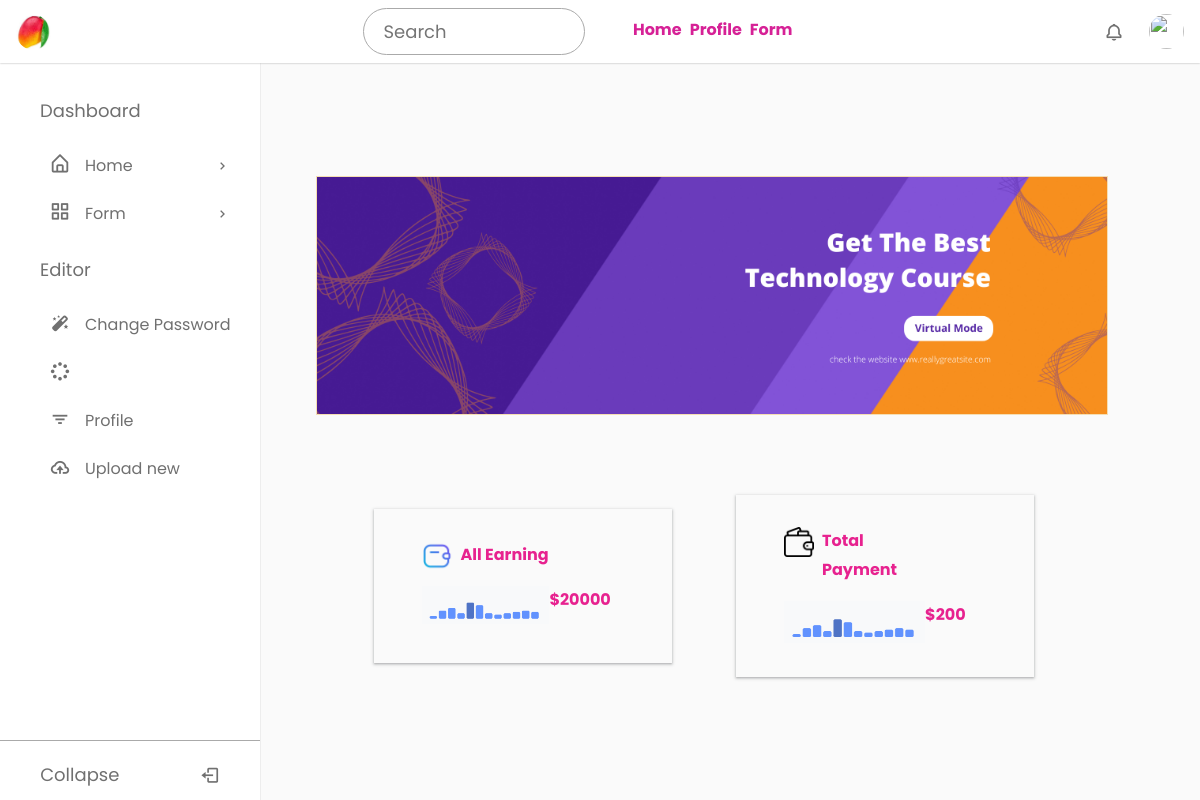
The app's page / (signed in) with its own data.
### app/models.py (models this page shows, shortened)
class SiteSettings(models.Model):
    logo = models.ImageField(upload_to='logos/')

class AddMoney(models.Model):
    user = models.ForeignKey(User, on_delete=models.CASCADE)
    earning = models.IntegerField( )
    payment = models.IntegerField( )

### app/views.py (the view)
# urls.py: path('', home, name='index'),
def home(request):
    formname = NameForm.objects.get(id=1)
    money = None
    if request.user.is_authenticated:
        try:
            money = AddMoney.objects.get(user=request.user)
        except AddMoney.DoesNotExist:
            money = None
    return render(request, 'home.html', {'money': money, 'formname': formname})

### app/models.py (called while the page is built)
    def __str__(self):
        return str(self.name)

### app/templatetags/custom_tags.py (called while the page is built)
@register.simple_tag
def get_site_logo():
    try:
        settings = SiteSettings.objects.first()
        if settings and settings.logo:
            return settings.logo.url
    except SiteSettings.DoesNotExist:
        return ''
    return ''

@register.simple_tag(takes_context=True)
def profile_pic(context):
    request = context['request']
    try:
        customer = Customer.objects.get(user=request.user)
        if customer.image:
            return customer.image.url
    except Customer.DoesNotExist:
        return ''
    return ''

### app/templates/home.html (shortened to what this page needs)
{% extends "base.html" %}
{%load static%}
{%block sidebar%}
    <nav class="sidebar">
      <div class="menu_content">
        <ul class="menu_items">
          <div class="menu_title menu_dahsboard"></div>
          <li class="item">
  <div class="nav_link submenu_item">
    <span class="navlink_icon">
      <i class="bx bx-home-alt"></i>
    </span>
    <span class="navlink">Home</span>
    <i class="bx bx-chevron-right arrow-left"></i>
  </div>
</li>
          <li class="item">
            <div href="#" class="nav_link submenu_item">
              <span class="navlink_icon">
                <i class="bx bx-grid-alt"></i>
              </span>
              <span class="navlink">Form</span>
              <i class="bx bx-chevron-right arrow-left"></i>
            </div>
          </li>
        </ul>
        <ul class="menu_items">
          <div class="menu_title menu_editor"></div>
          <li class="item">
            <a href="{% url 'passwordchange'%}" class="nav_link">
              <span class="navlink_icon">
                <i class="bx bxs-magic-wand"></i>
              </span>
              <span class="navlink">Change Password</a></span>
          </li>
          <li class="item">
            <a href="#" class="nav_link">
              <span class="navlink_icon">
                <i class="bx bx-loader-circle"></i>
              </span>
            </a>
          </li>
          <li class="item">
            <a href="{% url 'profile' %}" class="nav_link">
              <span class="navlink_icon">
                <i class="bx bx-filter"></i>
              </span>
              <span class="navlink">Profile</span>
            </a>
          </li>
          <li class="item">
          <li class="item">
            <a href="#" class="nav_link">
              <span class="navlink_icon">
                <i class="bx bx-cloud-upload"></i>
              </span>
              <span class="navlink">Upload new</span>
            </a>
          </li>
        </ul>
        <div class="bottom_content">
          <div class="bottom expand_sidebar">
            <span> Expand</span>
          </div>
          <div class="bottom collapse_sidebar">
            <span> Collapse</span>
            <i class='bx bx-log-out'></i>
          </div>
        </div>
      </div>
    </nav>
{%endblock sidebar%}
{%block main%}
<div class="banner">
    <img src="{% static 'image/banner.png'%}" alt="">
</div>
<div class="dashboard">
  <div class="dashboard-item dashboard-item1">
    <div class="first">
      <img src="{% static 'image/wallet0.png'%}" width="30px" height="30px" alt="">
    <p><b>All Earning</b></p>
    </div>
    <div>
      <img src="{% static 'image/image.png'%}" width="90%" height="80%" alt="">
      <p><b>${{money.earning}}</b></p>
    </div>
  </div>
  <div class="dashboard-item dashboard-item2">
    <div class="first">
      <img src="{% static 'image/wallet.png'%}" width="30px" height="30px" alt="">
      <p><b>Total Payment</b></p>
    </div>
    <div class="second">
      <img src="{% static 'image/image.png'%}" width="100%" height="100%" alt="">
      <p><b>${{money.payment}}</b></p>
    </div>
  </div>
</div>
{%endblock main%}

### app/templates/base.html (shortened to what this page needs)
<!DOCTYPE html>
{%load static%}
{% load custom_tags %}
<html lang="en">
  <head>
    <link href="https://unpkg.com/boxicons@2.1.4/css/boxicons.min.css" rel="stylesheet" />
    <link rel="stylesheet" href="{% static 'style.css'%}" />
    <link rel="stylesheet" href="{% static 'styleconForm.css'%}" />
	<link rel="stylesheet" href="https://stackpath.bootstrapcdn.com/font-awesome/4.7.0/css/font-awesome.min.css">
  </head>
  <body>
    <nav id="navbar1" class="navbar">
     <div class="logo_item">
    <a href="{% url 'index' %}">
        <img src="{% get_site_logo %}" alt="CodingNepal">
    </a>
</div>
      <div class="search_bar " style="display: flex;">
        <input type="text" placeholder="Search" />
         <a href="{% url 'home'%}"><b><p class="mt-2 ml-5">Home</P></b></a>
         <a href="{% url 'profile'%}"><b><p class="mt-2 ml-2">Profile</P></b></a>
         <a href="{% url 'form'%}"><b><p class="mt-2 ml-2">Form</P></b></a>
      </div>
      <div class="navbar_content">
        <i class='bx bx-bell' ></i>
        {% if request.user.is_authenticated %}
          <img src="{% profile_pic %}" alt="" class="profile" />
        {% else %}
          <img src="{% static 'image/unknow.png' %}" alt="" class="profile" />
        {% endif %}
      </div>
    </nav>
    {%block sidebar%}
    {%endblock sidebar%}
    {%block main%}
    {%endblock main%}
  </body>
</html>

### app/static/style.css (style rules this page uses)
* { margin: 0; padding: 0; box-sizing: border-box; font-family: "Poppins", sans-serif; }
:root { --white-color: #fff; --blue-color: #4070f4; --grey-color: #707070; --grey-color-light: #aaa; }
body { background-color: #e7f2fd; transition: all 0.5s ease; }
.navbar { position: fixed; top: 0; width: 100%; left: 0; background-color: var(--white-color); display: flex; align-items: center; justify-content: space-between; padding: 15px 30px; z-index: 1000; box-shadow: 0 0 2px var(--grey-color-light); }
.logo_item { display: flex; align-items: center; column-gap: 10px; font-size: 22px; font-weight: 500; color: var(--blue-color); }
.navbar img { width: 35px; height: 35px; border-radius: 50%; }
.search_bar { height: 47px; max-width: 430px; width: 100%; }
.search_bar input { height: 100%; width: 100%; border-radius: 25px; font-size: 18px; outline: none; background-color: var(--white-color); color: var(--grey-color); border: 1px solid var(--grey-color-light); padding: 0 20px; }
.navbar_content { display: flex; align-items: center; column-gap: 25px; }
.navbar_content i { cursor: pointer; font-size: 20px; color: var(--grey-color); }
.sidebar { background-color: var(--white-color); width: 260px; position: fixed; top: 0; left: 0; height: 100%; padding: 80px 20px; z-index: 100; overflow-y: scroll; box-shadow: 0 0 1px var(--grey-color-light); transition: all 0.5s ease; }
.menu_content { position: relative; }
.menu_title { margin: 15px 0; padding: 0 20px; font-size: 18px; }
.menu_title::before { color: var(--grey-color); white-space: nowrap; }
.menu_dahsboard::before { content: "Dashboard"; }
.menu_editor::before { content: "Editor"; }
.menu_items { padding: 0; list-style: none; }
.navlink_icon { position: relative; font-size: 22px; min-width: 50px; line-height: 40px; display: inline-block; text-align: center; border-radius: 6px; }
.navlink_icon::before { content: ""; position: absolute; height: 100%; width: calc(100% + 100px); left: -20px; }
.sidebar .nav_link { display: flex; align-items: center; width: 100%; padding: 4px 15px; border-radius: 8px; text-decoration: none; color: var(--grey-color); white-space: nowrap; }
.submenu_item { cursor: pointer; }
.submenu_item .arrow-left { position: absolute; right: 10px; display: inline-block; margin-right: auto; }
.bottom_content { position: fixed; bottom: 60px; left: 0; width: 260px; cursor: pointer; transition: all 0.5s ease; }
.bottom { position: absolute; display: flex; align-items: center; left: 0; justify-content: space-around; padding: 18px 0; text-align: center; width: 100%; color: var(--grey-color); border-top: 1px solid var(--grey-color-light); background-color: var(--white-color); }
.bottom i { font-size: 20px; }
.bottom span { font-size: 18px; }

### app/templates/home.html (style rules this page uses)
.nav_link { color: #007bff; cursor: pointer; }
body { position: relative; }
.banner { width: 66%; height: 40vh; flex-direction: column; display: flex ; justify-content: flex-end; position: relative; top: 2rem; right: -7rem; margin: auto; }
.banner img { width: 100%; border: 1px solid wheat; }
.dashboard { display: flex ; flex-direction: row; justify-content: center; align-items: center; margin-top: 7rem; gap: 4rem; margin-left: 13rem; }
.dashboard-item { padding: 2rem 1rem; color: rgb(231, 34, 143); width: 30%; padding: 2rem 3rem; box-shadow: rgba(60, 64, 67, 0.3) 0px 1px 2px 0px, rgba(60, 64, 67, 0.15) 0px 1px 3px 1px; }
.dashboard-item div { display: flex; width: 70%; }
.dashboard-item .first { gap: .5rem; }

### records on screen
SiteSettings: logo (picture)
AddMoney: earning "20000", payment "200"
